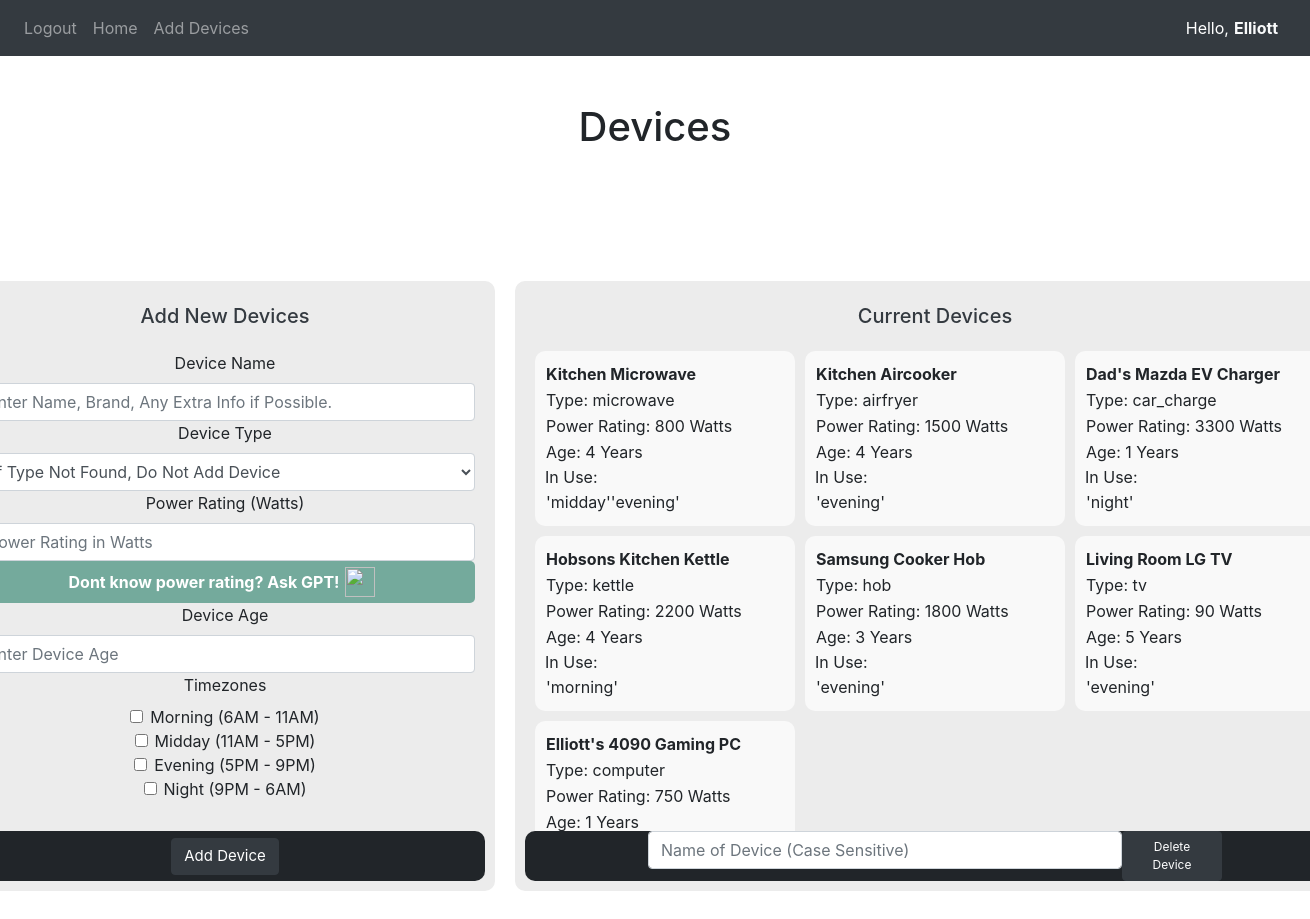
/devices (signed in), run on the app's committed database.
### website/models.py (models this page shows)
class User(db.Model, UserMixin):
    id = db.Column(db.Integer, primary_key=True)
    email = db.Column(db.String(150), unique=True)
    password = db.Column(db.String(500))
    firstName = db.Column(db.String(150))
    csv_data = db.relationship('CSVData', uselist=False, backref='user')
    devices = db.relationship('Device', backref='user')

class Device(db.Model):
    id = db.Column(db.Integer, primary_key=True)
    user_id = db.Column(db.Integer, db.ForeignKey('user.id'))
    deviceName = db.Column(db.String(150))
    deviceType = db.Column(db.String(50))
    powerRating = db.Column(db.Integer)
    deviceAge = db.Column(db.Integer)
    timeZones = db.Column(db.JSON)

### website/views.py (the view)
@views.route('/devices')
@login_required
def devices():
    devices = current_user.devices
    return render_template("devices.html.j2", devices=devices) #pass in devies to load any existing devices from user

### website/templates/devices.html.j2 (shortened to what this page needs)
{% extends "base.html.j2"%}
{%block content %}
<div class="header-container">
    <h1 class="page-header">Devices</h1>
</div>
<div class="flex-tile-con">
    <div class="tile" style="flex: 1;">
        <h2 class="tile-title text-dark">Add New Devices</h2>
        <div class="tile-content" style="flex-direction: column;">
            <form method="POST" action="/add-device" style="width: 500px;" align="center" id="add_form">
                <div class="form-group">
                    <label for="deviceName">Device Name</label>
                    <input type="text" class="form-control" id="deviceName" name="deviceName" placeholder="Enter Name, Brand, Any Extra Info if Possible.">
                    <label for="deviceType">Device Type</label>
                    <select class="form-control" id="deviceType" name="deviceType" placeholder="If type not found, please do not add this device">
                        <option value="" disabled selected hidden>If Type Not Found, Do Not Add Device</option>
                    </select>
                    <label for="powerRating">Power Rating (Watts)</label>
                    <input type="number" class="form-control" id="powerRating" name="powerRating" placeholder="Power Rating in Watts">
                    <div class="gpt-container">
                        <p class="gpt-button-text">Dont know power rating? Ask GPT!</p>
                        <button class="gpt-button" type="button" id="fetchPowerButton">
                            <img class="gpt-image" src="/static/gpt.png">
                        </button>
                    </div>
                    <label for="deviceAge">Device Age</label>
                    <input type="number" class="form-control" id="deviceAge" name="deviceAge" placeholder="Enter Device Age">
                    <label for="deviceTimezone">Timezones</label>
                    <div class="form-check">
                        <input class="form-check-input" type="checkbox" name="deviceTimezone" id="morningZone" value="morning"></input>
                        <label class="form-check-label" for="morningZone">Morning (6AM - 11AM)</label>
                    </div>
                    <div class="form-check">
                        <input class="form-check-input" type="checkbox" name="deviceTimezone" id="middayZone" value="midday"></input>
                        <label class="form-check-label" for="middayZone">Midday (11AM - 5PM)</label>
                    </div>
                    <div class="form-check">
                        <input class="form-check-input" type="checkbox" name="deviceTimezone" id="eveningZone" value="evening"></input>
                        <label class="form-check-label" for="eveningZone">Evening (5PM - 9PM)</label>
                    </div>
                    <div class="form-check">
                        <input class="form-check-input" type="checkbox" name="deviceTimezone" id="nightZone" value="night"></input>
                        <label class="form-check-label" for="nightZone">Night (9PM - 6AM)</label>
                    </div>
                    <br />
                </div>
            </form>
        </div>
        <div class="tile-bottom">
            <div class="tile-bottom-container" style="display: flex; justify-content: space-evenly; width: 100%;">
                <button class="btn btn-dark" id="add_device_button">Add Device</button>
            </div>
        </div>
    </div>
    <div class="tile" style="flex: 1;">
        <h2 class="tile-title text-dark">Current Devices</h2>
        <div class="tile-content" style="flex-direction: column; overflow-y: scroll">
            <div class="device-output-container" style="height: 475px; width: 100%;">
                {% for device in devices %}
                <div class="device-output" style="position: relative;">
                    <p class="device-info" id="device-name" style="font-weight: bold;">{{ device.deviceName }}</p>
                    <p class="device-info">Type: {{ device.deviceType }}</p>
                    <p class="device-info">Power Rating: {{ device.powerRating }} Watts</p>
                    <p class="device-info">Age: {{ device.deviceAge }} Years</p>
                    In Use:
                    <div class="device-zones device-info">
                        {% for zone in device.timeZones %}
                            <p class="device-zone">'{{zone}}'</p>
                        {% endfor %}
                    </div>
                </div>
                {% endfor %}
            </div>
        </div>
        <div class="tile-bottom">
            <div class="tile-bottom-container" style="display: flex; justify-content: space-evenly; width: 100%;">
                <form action="/delete-device" method="POST" style="display: flex; justify-content:space-evenly; width:70%;">
                <input class="form-control" type="text" id="delete-device-name" name="delete-device-name" placeholder="Name of Device (Case Sensitive)">
                <button class="btn btn-dark" style="font-size: 12px;" type="submit">Delete Device</button>
                </form>
            </div>
        </div>
    </div>
</div>
{% endblock %}

### website/templates/base.html.j2 (shortened to what this page needs)
<!DOCTYPE html>
<html>
    <head>
      <link rel="stylesheet" href="https://stackpath.bootstrapcdn.com/bootstrap/4.4.1/css/bootstrap.min.css"/>
      <link rel="stylesheet" href="https://stackpath.bootstrapcdn.com/font-awesome/4.7.0/css/font-awesome.min.css"/>
      <link rel="stylesheet" href="{{ url_for('static', filename='css/general.css') }}">
      <link rel="stylesheet" href="{{ url_for('static', filename='css/devices.css') }}">
    </head>
    <body>
      <nav class="navbar navbar-expand-lg navbar-dark bg-dark">
          <div class="collapse navbar-collapse" id="navbar">
            <div class="navbar-nav">
              {% if current_user.is_authenticated %}
                <a class="nav-item nav-link" id="logout" href="/logout">Logout</a>
                <a class="nav-item nav-link" id="home" href="/">Home</a>
                <a class="nav-item nav-link" id="devices" href="/devices">Add Devices</a>
              {% else %}
                <a class="nav-item nav-link" id="login" href="/login">Login</a>
                <a class="nav-item nav-link" id="signUp" href="/sign-up">Sign Up</a>
              {% endif %}
            </div>
          </div>
          <div class="navbar-user" style="display: flex; flex-direction: row;">
            <a class="nav-item nav-link" style="color: white; padding-right: 0px!important;">Hello,</a>
          {% if current_user.is_authenticated %}
            <a class="nav-item nav-link text-light" style="color: var(--dynamic-color); padding-left: 5px!important; font-weight: bold;" >{{ current_user.firstName }}</a>
          </div>
          {% else %}
            <a class="nav-item nav-link" style="color: white; padding-left: 5px!important;" >You!</a>
            </div>
          {% endif %}
        </nav>
          {% block content %}
          {% endblock %}
    </body>
</html>

### website/static/css/general.css (style rules this page uses)
:root { --dynamic-color: white; }
.header-container { display: flex; justify-content: center; align-items: center; height: 50px; margin-top: 50px; }
.flex-tile-con { display: flex; justify-content: center; align-items: center; width: 100%; height: 80vh; padding: 0 50px 0 50px; }
.tile { display: block; margin: 0 10px 0 10px; padding: 10px; height: 610px; background-color: rgb(236, 236, 236); border-radius: 10px; }
.tile-title { display: flex; margin: 0; justify-content: center; align-items: center; height: 50px; font-size: 20px; overflow: hidden; }
.tile-content { display: flex; padding: 10px; height: 490px; align-items: center; }
.tile-bottom { display: flex; background-color: #212529; justify-content: center; align-items: center; height: 50px; border-radius: 10px; }
.tile-bottom-container { display: flex; justify-content: space-evenly; width: 100%; }
.btn { font-size: 15px; overflow: hidden; min-width: 100px; }

### website/static/css/devices.css (style rules this page uses)
.device-output-container { display: grid; grid-template-columns: repeat(3, 1fr); grid-gap: 10px; }
.device-output { display: flex; flex-direction: column; background-color: rgba(255, 255, 255, 0.664); border-radius: 10px; height: 175px; width: 260px; padding: 10px; }
.device-info { margin: 1px; }
.device-zones { display: flex; }
.gpt-button-text { color: white; font-weight: bold; margin:0; }
.gpt-container { display: flex; justify-content: center; align-items: center; text-align: center; background-color: #74AA9C; padding: 5px; margin: 0; border-radius: 5px; }
.gpt-button { border-style: none; outline: none; background-color: transparent; }
.gpt-image { width: 30px; height: 30px; }

### data on the page
User: firstName "Elliott"
Device: deviceName "Kitchen Microwave", deviceType "microwave", powerRating "800", deviceAge "4", timeZones "midday" "evening"
Device: deviceName "Kitchen Aircooker", deviceType "airfryer", powerRating "1500", deviceAge "4", timeZones "evening"
Device: deviceName "Dad's Mazda EV Charger", deviceType "car_charge", powerRating "3300", deviceAge "1", timeZones "night"
Device: deviceName "Hobsons Kitchen Kettle", deviceType "kettle", powerRating "2200", deviceAge "4", timeZones "morning"
Device: deviceName "Samsung Cooker Hob", deviceType "hob", powerRating "1800", deviceAge "3", timeZones "evening"
Device: deviceName "Living Room LG TV", deviceType "tv", powerRating "90", deviceAge "5", timeZones "evening"
Device: deviceName "Elliott's 4090 Gaming PC", deviceType "computer", powerRating "750", deviceAge "1"
